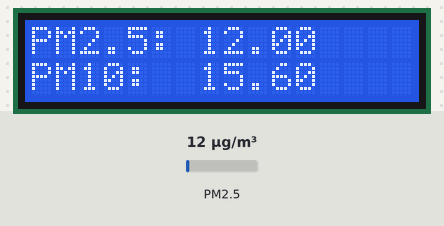
Bench run of a sketch on a simulated Arduino Uno, built with avr-gcc and run on an emulated ATmega328P. Shown: 16×2 character LCD. The inputs (shaded band) are chosen by the test bench; at power-on: PM2.5 12 µg/m³.

Above: at 1.2 s.
1.3 s: PM2.5 set to 6 µg/m³
At 3.3 s:
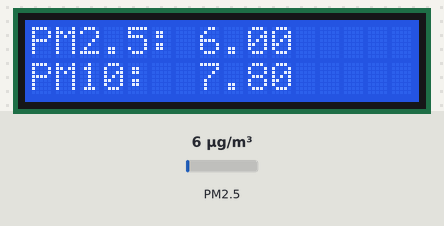
3.6 s: PM2.5 set to 75 µg/m³
At 4.5 s:
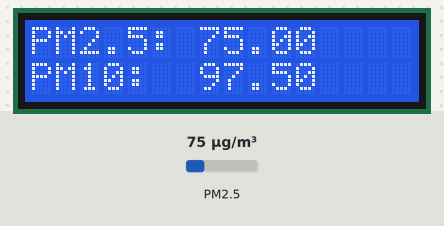
5.6 s: PM2.5 set to 150 µg/m³
At 7.0 s:
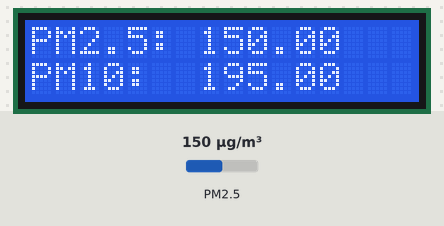
Timing chart, 0 to 8.6 s (numbered marks = the images above; inputs shaded):
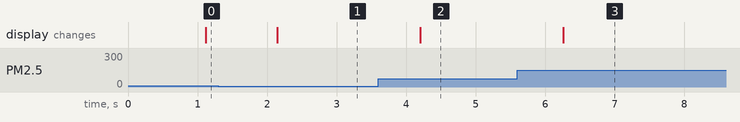

The sketch:

SDS011with1602.ino
```cpp
// Arduino-based PM sensor station with Nova SDS011 PM sensor and I2C LCD 1602 display
// Cally Sophie
// Contains code by nick1415: https://www.instructables.com/Simple-Air-Pollution-Monitor-Using-an-Arduino-Uno-/


// Uses SDS011 library v 0.0.5. by R. Zschiegner
#include "SDS011.h"
// Uses Liquid Crystal I2C library v 1.1.2. by Frank da Brabander
#include <LiquidCrystal_I2C.h>

// Sets the LCD address to 0x27 and a 16 chars and 2 line display
// Check your LCD's I2C address - it may be 0x3F or something else
// LCD's I2C adaptor's SCL and SDA pins connected to Arduino SCL and SDA pins
LiquidCrystal_I2C lcd(0x27,16,2);

// Creates two floats for data from sensor
float p10, p25;
int error;
SDS011 my_sds;

void setup() {
//  Sets pins for sensor - swap pins if sensor doesn't give out data
  my_sds.begin(2, 3);
  Serial.begin(9600);
// Sets up LCD
  lcd.init();
  lcd.clear();
  lcd.backlight();
      }

void loop() {
//  Serial.println(millis()); // Uncomment line if needed to show data in Serial Monitor

  error = my_sds.read(&p25, &p10);
// Checks for data before attempting to display
  if (!error) {
// Clears LCD to remove previous error message
    lcd.clear();
//    Serial.println("PM2.5:  " + String(p25)); // Uncomment line if needed to show data in Serial Monitor
//    Serial.println("P10:   " + String(p10)); // Uncomment line if needed to show data in Serial Monitor

// Sets cursor to character 0 on line 0
    lcd.setCursor(0,0);
// Prints "PM2.5:" and then PM2.5 reading
    lcd.print("PM2.5: " + String(p25));
// Sets cursor to character 0 on line 1
    lcd.setCursor(0,1);   //Move cursor to character 2 on line 1
// Prints "PM10:" and then PM10 reading
    lcd.print("PM10:  " + String(p10));
    delay(1000);
}
  else {
// Clears LCD to remove previous data
    lcd.clear();
// Sets cursor to character 0 on line 0, then prints error message
    lcd.setCursor(0,0);
    lcd.print("PM2.5: ERROR");
// Sets cursor to character 0 on line 1, then prints error message
    lcd.setCursor(0,1);
    lcd.print("PM10:  ERROR");
    delay(1000);
 }

}
```

Measured:
- after the input at 1.3 s, the display: changes after 0.85 s (image 1)
- after the input at 3.6 s, the display: changes after 0.60 s (image 2)
- after the input at 5.6 s, the display: changes after 0.66 s (image 3)
